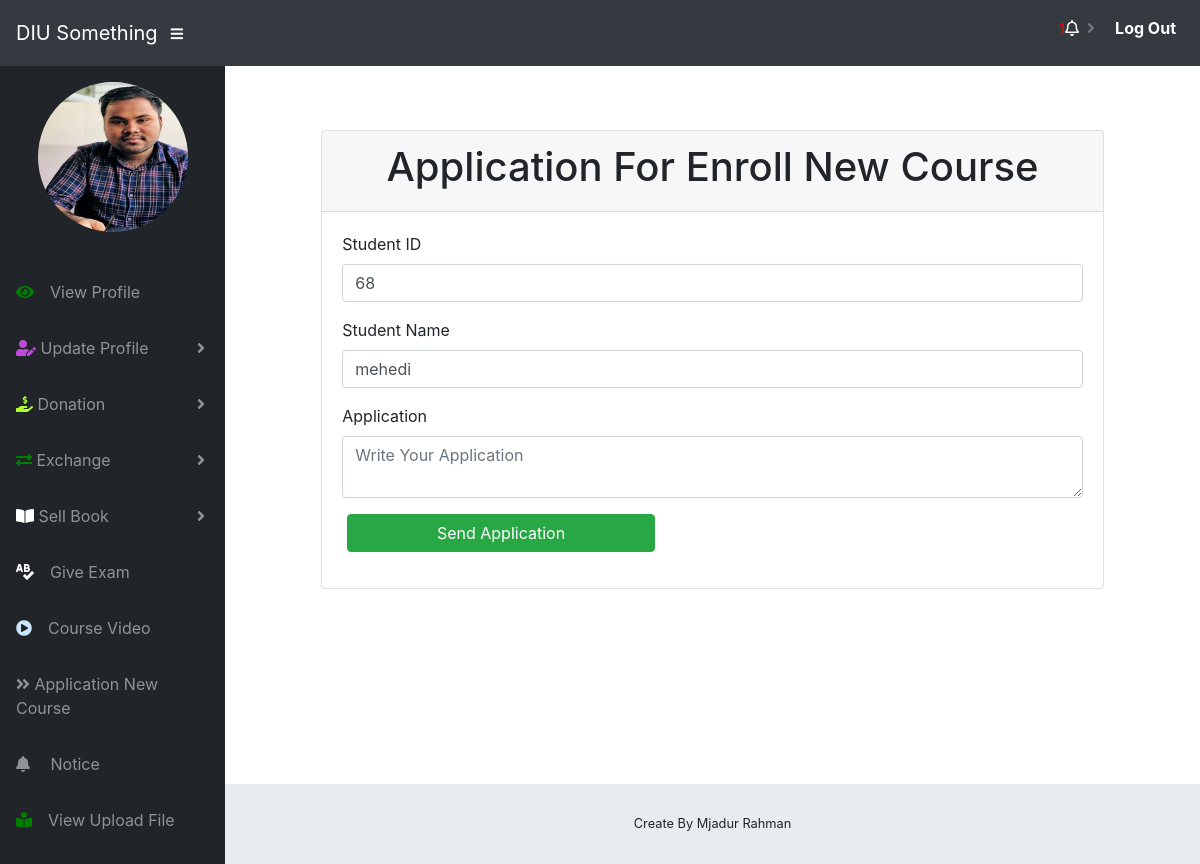
The page /student/send_request.php (signed in) on the database its author committed.
### tables this page shows
CREATE TABLE `students` (
  `id` int(11) NOT NULL,
  `first_name` varchar(255) NOT NULL,
  `last_name` varchar(255) NOT NULL,
  `username` varchar(255) NOT NULL,
  `depertment` varchar(255) NOT NULL,
  `password` varchar(255) NOT NULL,
  `status` varchar(255) NOT NULL,
  `contact` varchar(255) NOT NULL,
  `address` varchar(255) NOT NULL,
  `dob` date NOT NULL,
  `gender` varchar(255) NOT NULL,
  `fathername` varchar(255) NOT NULL,
  `mothername` varchar(255) NOT NULL,
  `fatherphone` varchar(255) NOT NULL,
  `motherphone` varchar(255) NOT NULL,
  `image` varchar(255) NOT NULL
);

### php/students.php (called while the page is built, shortened)
<?php
function getUserDataByUserId($id) {
    global $connect;
	$sql = "SELECT * FROM students WHERE id = $id";
	$query = $connect->query($sql);
	$result = $query->fetch_assoc();
	return $result;
}

### student/send_request.php (the view, shortened to what this page needs)
<?php include "mastering/header.php"?>
<body id="page-top">
<?php include "mastering/nav.php"?>
<div id="wrapper">
    <?php include "mastering/side_bar.php"?>
    <div id="content-wrapper">
        <div class="container">
            <div class="row">
                <div class="col-md-10 mx-auto mt-5 mb-5">
                    <div class="card">
                        <div class="card-header">
                            <h1 class="text-center">Application For Enroll New Course </h1>
                        </div>
                        <div class="card-body">
                            <form action="" method="post">
                                <div class="form-group">
                                    <label>Student ID</label>
                                    <input type="text" name="student_id" value="<?php echo $userdata['id'];?>" class="form-control">
                                </div>
                                <div class="form-group">
                                    <label>Student Name</label>
                                    <input type="text" name="student_name" value="<?php echo $userdata['first_name'];?>" class="form-control">
                                </div>
                                <div class="form-group">
                                    <label>Application</label>
                                    <textarea class="form-control" name="application" placeholder="Write Your Application"></textarea>
                                </div>
                                <div class="form-group">
                                    <input type="submit" name="btn" class="btn btn-success col-5" value="Send Application">
                                </div>
                            </form>
                        </div>
                    </div>
                </div>
            </div>
            <?php include "mastering/footer.php" ?>
        </div>
    </div>
    <?php include "mastering/script.php"?>

### student/mastering/side_bar.php (shortened to what this page needs)
<ul class="sidebar navbar-nav">
    <li class="nav-item active">
        <a class="nav-link" href="">
            <span> <p class="text-center"><img class="img-fluid" src="../images/<?php echo $userdata['image'] ?>" title="<?php echo $userdata['first_name']?>" alt="card image" style="height: 150px; width: 150px; border-radius: 67%"></p></span>
        </a>
    </li>
    <li class="nav-item">
        <a href="student_dasboard.php" class="nav-link card-symbol"><span class="card_view"><i class="fas fa-eye" style="color: green;"></i><span class="ml-3">View Profile</span></span></a>
    </li>
    <li class="nav-item dropdown">
        <a class="nav-link dropdown-toggle" href="#" id="pagesDropdown" role="button" data-toggle="dropdown" aria-haspopup="true" aria-expanded="false">
            <i class="fas fa-user-edit" style="color: #BE4BDB"></i>
            <span>Update Profile</span>
        </a>
    </li>
    <li class="nav-item dropdown">
        <a class="nav-link dropdown-toggle" href="#" id="pagesDropdown" role="button" data-toggle="dropdown" aria-haspopup="true" aria-expanded="false">
            <i class="fas fa-hand-holding-usd" style="color: greenyellow"></i>
            <span>Donation</span>
        </a>
    </li>
    <li class="nav-item dropdown">
        <a class="nav-link dropdown-toggle" href="#" id="pagesDropdown" role="button" data-toggle="dropdown" aria-haspopup="true" aria-expanded="false">
            <i class="fas fa-exchange-alt" style="color: green;"></i>
            <span>Exchange</span>
        </a>
    </li>
    <li class="nav-item dropdown">
        <a class="nav-link dropdown-toggle" href="#" id="pagesDropdown" role="button" data-toggle="dropdown" aria-haspopup="true" aria-expanded="false">
            <i class="fas fa-book-open" style="color: white"></i>
            <span>Sell Book</span>
        </a>
    </li>
    <li class="nav-item">
        <a href="exam/index.php" target="_blank" class="nav-link card-symbol"><i class="fas fa-spell-check" style="color:  white"></i><span class="card_view"><span class="ml-3">Give Exam</span></span></a>
    </li>
    <li class="nav-item">
        <a href="course_video.php" class="nav-link card-symbol"><i class="fas fa-play-circle" style="color: #cce5ff;"></i><span class="card_view"><span class="ml-3">Course Video</span></span></a>
    </li>
    <li class="nav-item">
        <a href="send_request.php" class="nav-link card-symbol"><i class="fas fa-angle-double-right"></i><span class="card_view"><span> Application New Course</span></span></a>
    </li>
    <li class="nav-item">
        <a href="notice.php" class="nav-link card-symbol"><i class="fas fa-bell"></i><span class="card_view"><span class="ml-3"> Notice</span></span></a>
    </li>
    <li class="nav-item">
        <a href="view.php" class="nav-link card-symbol"><i class="fas fa-book-reader" style="color: green"></i><span class="card_view"><span class="ml-3">View Upload File</span></span></a>
    </li>
</ul>

### rows shown on the page
students: image (picture), student_id "68", student_name "mehedi"

### other values the page prints
$count "1"
